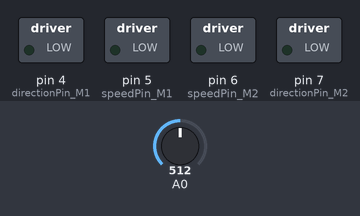
This sketch was run on a simulated Arduino Uno, built with avr-gcc and run on an emulated ATmega328P. On the bench: switched loads named in the sketch (green lamp = pin HIGH). Inputs (shaded band) come from the test bench; at power-on: A0 = 512.

Above: at 1.2 s.
1.3 s: A0 set to 888
2.8 s: A0 set to 914
At 3.9 s:
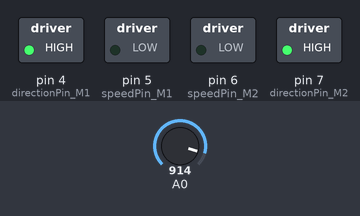
Timing chart, 0 to 5.8 s (numbered marks = the images above; inputs shaded):
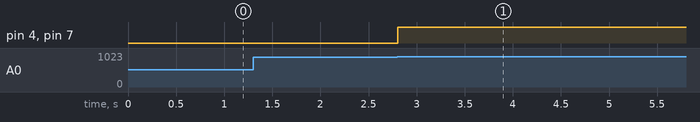

The sketch:

suiviligne_binaire_arduino.ino
```cpp
// 4 parametres vit, delay serveur, delay rasp, marge


#include <Wire.h>

#define SLAVE_ADDRESS 0x12 // choix de l'adresse entre 0x03 et 0x77 en hexadecimal
int dataReceived = 0;


// variables nécessaires pour faire fonctionner les moteurs du robot.
int speedPin_M1 = 5;     //Choix de la vitesse M1
int speedPin_M2 = 6;     //Choix de la vitesse M2
int directionPin_M1 = 4;     //Choix du sens de rotation (avant ou arrière) moteur M1
int directionPin_M2 = 7;     //Choix du sens de la rotation (avant ou arrière) pour le moteur M2

bool arret_urgence = false; // variable booleene d arret d urgence

int VG = 200;
int VD = 200;

int speed = 80;


void sendData(){
    Wire.write(dataReceived);
}


void Direction(int vitgauche,int vitdroite){

  VG = vitgauche;
  VD = vitdroite;
  analogWrite (speedPin_M2,VG);
  digitalWrite(directionPin_M2,HIGH);
  analogWrite (speedPin_M1,VD);
  digitalWrite(directionPin_M1,HIGH);
}

int ADC_moyenne(int n)
{
  long somme = 0;
  for (int i = 0; i < n; i++)
  {
    somme = somme + analogRead(A0);
  }
  return ((int)(somme / n));
}

void receiveData(int byteCount){
  arret_urgence= arreturgence();
  if (arret_urgence == false) {

    while(Wire.available()) {
        dataReceived = Wire.read();
        sendData(); // c'est ici que l'on retourne à la raspberry la valeur lue par l'arduino qui est tout juste la valeur dataReceived


        if (dataReceived == 0) {
        Direction(speed-10,speed-10);
        }


        else if (dataReceived == 1) {
        Direction(50,speed);
        }

        else if (dataReceived == 2) {
        Direction(speed,50);
        }

        else if (dataReceived == 4) {// ordre d arret
        Direction(0,0);
        }

        else if (dataReceived == 5) {//instruction d arret par le  serveur
        Direction(0,0);
        }

        else if (dataReceived == 6) {// ordre ralentir, on met min vit
        Direction(70,70);
        }
        else if (dataReceived == 7) {// ordre ralentir, mais on tourne a droite
        Direction(70,0);
        }
        else if (dataReceived == 8) {// ordre ralentir, mais on tourne a gauche
        Direction(0,70);
        }

    }
  }
  else {Direction (0,0);}

 }
bool arreturgence(){
    int ADC_SHARP = ADC_moyenne(20);
  if (ADC_SHARP > 900)
  {arret_urgence = true;}

  else {arret_urgence = false;}

return(arret_urgence);
}


//configuration de la communication I2C entre les deux cartes
void setup() {
    Serial.begin(9600);// fréquence de communication
    Wire.begin(SLAVE_ADDRESS); // l'arduino est ici définie comme escalve et ne fait que recevoir des ordres de la raspberry configurée comme maître
    Wire.onReceive(receiveData);
    Wire.onRequest(sendData);
    pinMode (speedPin_M1, OUTPUT);
    pinMode (speedPin_M2, OUTPUT);
    pinMode (directionPin_M1, OUTPUT);
    pinMode (directionPin_M2, OUTPUT);
}


void loop() {
receiveData(0);
}
```

Measured:
- the behaviour switches between 900 and 901 on A0 (found by bisection; images 0 and 1)
- after the input at 1.3 s, every drawn part: stays the same
- after the input at 2.8 s, pin 4 (directionPin_M1), pin 7 (directionPin_M2): LOW → HIGH at once
